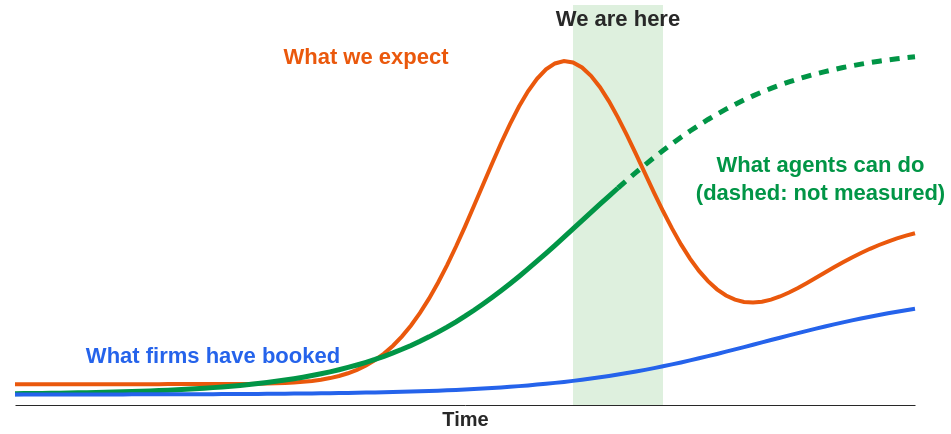

The Vega-Lite source for this figure:
### Vega-Lite specification from a JSON file in a GitHub repository (floating-point values rounded to 4 significant figures)
{"$schema": "https://vega.github.io/schema/vega-lite/v5.json", "width": 900, "height": 400, "data": {"sequence": {"start": 0, "stop": 10.01, "step": 0.1, "as": "t"}}, "transform": [{"calculate": "100/(1+exp(-(datum.t-6.3)*0.95))", "as": "capability"}, {"calculate": "92*exp(-pow(datum.t-6.1,2)/1.7) + 48/(1+exp(-(datum.t-8.6)*1.6)) + 3", "as": "expectations"}, {"calculate": "30/(1+exp(-(datum.t-8.3)*0.9))", "as": "value"}], "layer": [{"data": {"values": [{"x1": 6.2, "x2": 7.2}]}, "mark": {"type": "rect", "color": "#c8e6c9", "opacity": 0.6}, "encoding": {"x": {"field": "x1", "type": "quantitative"}, "x2": {"field": "x2"}}}, {"mark": {"type": "line", "strokeWidth": 4, "color": "#ea580c"}, "encoding": {"x": {"field": "t", "type": "quantitative"}, "y": {"field": "expectations", "type": "quantitative"}}}, {"transform": [{"filter": "datum.t <= 6.7"}], "mark": {"type": "line", "strokeWidth": 5, "color": "#019546"}, "encoding": {"x": {"field": "t", "type": "quantitative"}, "y": {"field": "capability", "type": "quantitative"}}}, {"transform": [{"filter": "datum.t >= 6.7"}], "mark": {"type": "line", "strokeWidth": 5, "color": "#019546", "strokeDash": [10, 8]}, "encoding": {"x": {"field": "t", "type": "quantitative"}, "y": {"field": "capability", "type": "quantitative"}}}, {"mark": {"type": "line", "strokeWidth": 4, "color": "#2563eb"}, "encoding": {"x": {"field": "t", "type": "quantitative"}, "y": {"field": "value", "type": "quantitative"}}}, {"data": {"values": [{"t": 3.9, "y": 97, "label": "What we expect", "c": "#ea580c"}, {"t": 8.95, "y": 66, "label": "What agents can do", "c": "#019546"}, {"t": 8.95, "y": 58, "label": "(dashed: not measured)", "c": "#019546"}, {"t": 2.2, "y": 11, "label": "What firms have booked", "c": "#2563eb"}, {"t": 6.7, "y": 108, "label": "We are here", "c": "#282828"}]}, "mark": {"type": "text", "fontSize": 22, "fontWeight": "bold"}, "encoding": {"x": {"field": "t", "type": "quantitative"}, "y": {"field": "y", "type": "quantitative"}, "text": {"field": "label"}, "color": {"field": "c", "type": "nominal", "scale": null}}}], "encoding": {"x": {"axis": {"title": "Time", "labels": false, "ticks": false, "grid": false, "domainColor": "#282828"}, "scale": {"domain": [0, 10]}}, "y": {"axis": {"title": null, "labels": false, "ticks": false, "grid": false, "domain": false}, "scale": {"domain": [-3, 112]}}}, "config": {"font": "Tahoma, Verdana, sans-serif", "axis": {"labelFontSize": 18, "titleFontSize": 20, "labelColor": "#282828", "titleColor": "#282828"}, "view": {"stroke": null}}}
